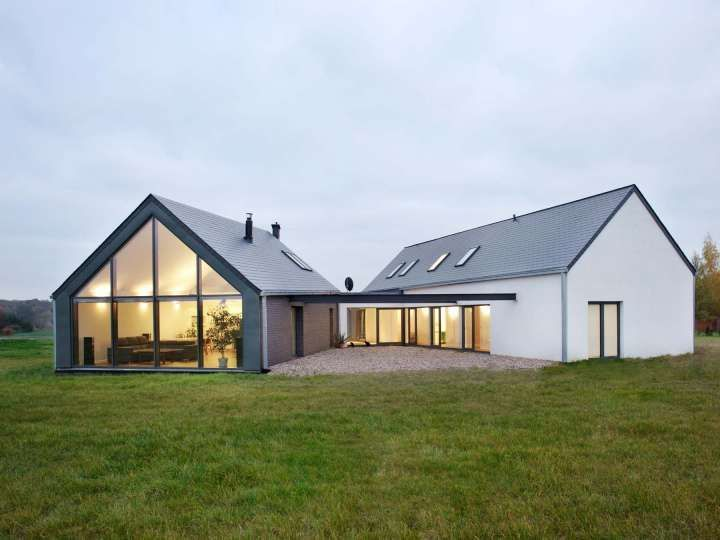
%> input picture Programmering/Matlab/houses.png, 720 x 540 px
$ octave fremvisning.m   (GNU Octave 9; MATLAB toolbox functions it lacks are replaced by stand-ins)
%> lines starting %> are read from the running program, lines starting %| are printed output that depends on the picture
img = imread('houses.png');
%> img is the input picture: size 540x720x3 uint8; mean R, G, B 154.9, 161.7, 151.4
if ndims(img) == 3
    img = rgb2gray(img);
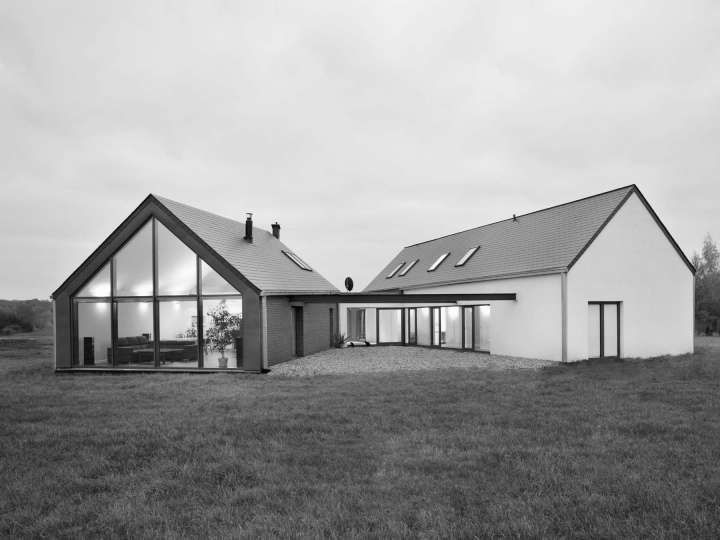
%> img: size 540x720 uint8; min 1, max 255, mean 158.5
end
img = double(img);
%> img: size 540x720 double

img_constrast = img.*1.5;

imshow(img_constrast,[],'InitialMagnification','fit')
title('Et gråtonebilde med økt kontrast?')

figure() % For å lage et nytt vindu
imshow(img_constrast,[0 255],'InitialMagnification','fit')
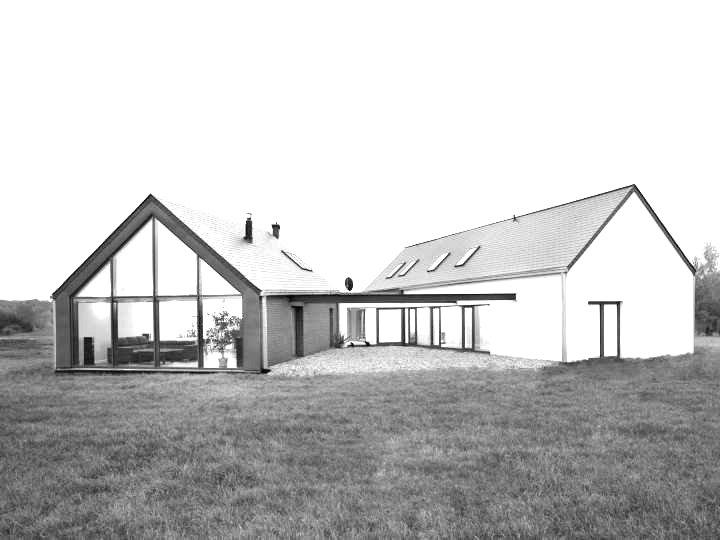
%> displayed picture: size 540x720, on the screen's scale of 0 to 255; min 2, max 255, mean 198.6
title('Et gråtonebilde med økt kontrast')
